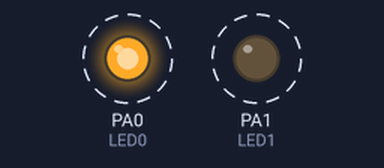
This program was run on a simulated STM32 Blue Pill. Shown: output pins drawn as LEDs (lit = HIGH). Dashed ring = blinking.

Above: at 0.2 s.
Timing chart, 0 to 3.8 s (numbered marks = the images above):
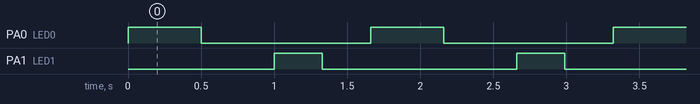

The program:

main.cpp
```cpp
#include <Arduino.h>

#define LED0 PA0
#define LED1 PA1

#define t_1 500
#define t_2 330

unsigned long ultimoCambio = 0;
int estado = 0;

void setup()
{
	pinMode(LED0, OUTPUT);
	pinMode(LED1, OUTPUT);
	ultimoCambio = millis();
	estado = 0;
}

void loop()
{
	unsigned long ahora = millis();
	switch (estado)
	{
	case 0:
		digitalWrite(LED0, HIGH);
		if (ahora - ultimoCambio >= t_1)
		{
			digitalWrite(LED0, LOW);
			ultimoCambio = ahora;
			estado = 1;
		}
		break;
	case 1:
		if (ahora - ultimoCambio >= t_1)
		{
			ultimoCambio = ahora;
			estado = 2;
		}
		break;
	case 2:
		digitalWrite(LED1, HIGH);
		if (ahora - ultimoCambio >= t_2)
		{
			digitalWrite(LED1, LOW);
			ultimoCambio = ahora;
			estado = 3;
		}
		break;
	case 3:
		if (ahora - ultimoCambio >= t_2)
		{
			ultimoCambio = ahora;
			estado = 0;
		}
		break;
	}
}
```

Measured:
- by itself, PA0 (LED0): alternates HIGH for 0.50 s and LOW for 1.2 s
- by itself, PA1 (LED1): alternates HIGH for 0.33 s and LOW for 1.3 s
- by itself, everything shown: repeats every 1.7 s, in 4 steps
